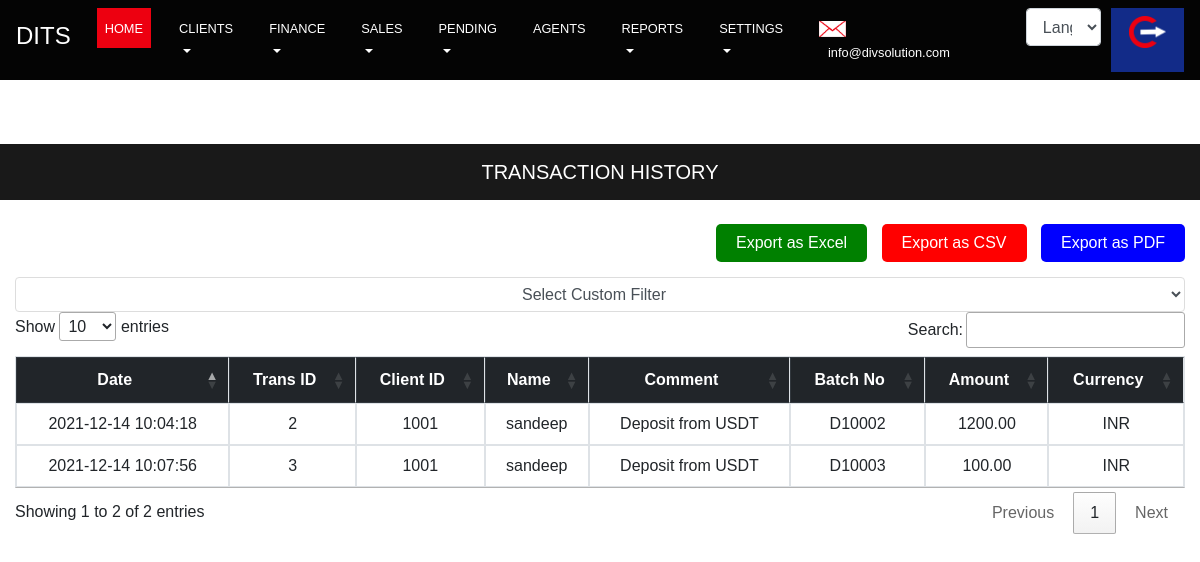
Screenshot of /dashboard/transactionhistory with the database file from the repository.
### dashboard/models.py (models this page shows, shortened)
class Transaction_Method(BaseModel):
    user=models.ForeignKey(User,on_delete=models.CASCADE,null=True,blank=True)
    type=models.CharField(max_length=100)
    comments=models.ForeignKey('dashboard.Comments',on_delete=models.CASCADE,null=True,blank=True)
    amount=models.FloatField()
    currency=models.ForeignKey('dashboard.Addcurrency',on_delete=models.CASCADE,null=True,blank=True)
    batch_number=models.CharField(max_length=100)
    first_deposit_amount = models.FloatField(default=0)
    first_deposit_date = models.DateTimeField(null=True, blank=True)
    class Meta:
        ordering = ('-id',)

class Addcurrency(BaseModel):
    name  = models.CharField(max_length=400)

### dashboard/views.py (the view, shortened to what this page needs)
# urls.py: path('transactionhistory',views.TransactionHistoryTemplateView.as_view(),name='transactionhistory'),
class TransactionHistoryTemplateView(TemplateView):
    template_name = "dashboard/temp/crm_transaction_history.html"
    def get_context_data(self, *args, **kwargs):
        context = super(TransactionHistoryTemplateView, self).get_context_data(**kwargs)
        qs = Transaction_Method.objects.all()
        wallet = WalletFinance.objects.all()
        year_val = ''
        month_val = ''
        date_val = ''
        currency = ''
        temp_list = []
        if not self.request.GET.get('added_on'):
            for i in qs:
                inner_dict = {}
                date_split = str(i.added_on).split(' ')[0]
                time_split = str(i.added_on).split(' ')[1]
                hour_val = time_split.split(':')[0]
                minute_val = time_split.split(':')[1]
                sec_val = time_split.split(':')[2]
                seconds_val = sec_val.split('.')[0]
                year_val = date_split.split('-')[0]
                month_val = date_split.split('-')[1]
                date_val = date_split.split('-')[2]
                try:
                    comment = i.comments.name
                except:
                    comment = ''
                try:
                    currency = i.currency.name
                except:
                    currency = ''
                if i.type == '2':
                    comment = f"Withdraw from {comment}"
                elif i.type == '1':
                    comment = f"Deposit from {comment}"
                temp_list.append((f'{year_val}{month_val}{date_val}{i.id}', {'added_on_val':str(year_val)+'-'+str(month_val)+'-'+str(date_val)+' '+str(hour_val)+':'+str(minute_val)+':'+str(seconds_val),
                'id':i.id, 'client_id':i.user.register.client_id, 'name':i.user,
                'comments':comment,'batch_number':i.batch_number,'amount':round(i.amount,2),'currency':currency}))
        else:
            pass
        Transaction_list = [{t[0]: t[1]} for t in sorted(temp_list, key=lambda x: x[0])]
        context['deposit_history'] = Transaction_list
        return context

### common/models.py (called while the page is built)
    def get_queryset(self):
        return SoftDeletionQuerySet(self.model).filter(object_status=ObjectStatusChoices.ACTIVE)

### sport/custom_processors.py (called while the page is built, shortened)
def custom_date_filter(request):
    user=None
    document = None
    wallet=None
    dob_year = None
    dob_month = None
    dob_date = None
    year_val = None
    month_val = None
    date_val = None
    try:
        user_id = request.GET.get('u_id')
    except:
        pass
    if user_id:
        user = Register.objects.get(user=user_id)
        document = Uploaddocument.objects.filter(user=user_id)
        wallet = UserWallet.objects.get(user=user_id)
    return {
        'custom_date_choice': CustomDateFilter.CHOICES,
        'document':document,
        'wallet':wallet,
        'dob_year':dob_year,
        'dob_month':dob_month,
        'dob_date':dob_date,
        'added_on_year_val': year_val,
        'added_on_month_val': month_val,
        'added_on_date_val': date_val,
        }

def ib_wallet(request):
    url = 'http://ib-portal.hnxinluan.cn/api/v1/ib_users'
    req = requests.get(url)
    req_json = req.json()
    ib_id = 0
    ib_user = ''
    detail_api = f'http://ib-portal.hnxinluan.cn/api/v1/get_commission/{ib_id}'
    req = requests.get(detail_api)
    req_json = req.json()
    if req_json['commission']:
        wallet = req_json['commission'][0]['wallet']
        if not wallet:
            wallet = 0.00
    else:
        wallet = 0.00
    return {
        'ib_wallet': wallet,
        'ib_user':ib_user,
    }

### templates/dashboard/temp/crm_transaction_history.html (shortened to what this page needs)
{% extends 'dashboard/temp/crm_index.html' %}
{% load i18n %}
{%load static%}
{% block content %}
<div class="mt-5">
    <div class="row py-2" style="background-color:#191919;">
        <div class="col-lg-12 col-md-12">
            <h5 class="text-uppercase f1 text-center text-white pt-2">{% trans "Transaction History" %}</h5>
        </div>
    </div>
    <br>
    <div style="float:right;margin-bottom:15px;">
        <button class="exportFile" id="excel" value="excel" style="background-color:green; color:white; border:none; border-radius:5px; padding:7px 20px;">Export as
            Excel</button>
        <button class="exportFile" id="csv" value="csv" style="background-color:red; color:white; border:none; border-radius:5px; padding:7px 20px;margin-left:10px;">Export
            as CSV</button>
        <button class="exportFile" id="pdf" value="pdf" style="background-color:blue; color:white; border:none; border-radius:5px; padding:7px 20px;margin-left:10px;">Export
            as PDF</button>
    </div>
    {% include 'dashboard/temp/customfilter.html' %}
    <table class="table table-bordered table-sm" id="table_id">
        <thead class="thead-dark">
            <tr>
                <th class="text-center border-right th-sm f1">{% trans "Date " %} </th>
                <th class="text-center border-right th-sm f1">{% trans "Trans ID" %} </th>
                <th class="text-center th-sm border-right f1">{% trans "Client ID " %} </th>
                <th class="text-center border-right th-sm f1">{% trans "Name " %} </th>
                <th class="text-center border-right th-sm f1">{% trans "Comment " %} </th>
                <th class="text-center border-right th-sm f1">{% trans "Batch No" %} </th>
                <th class="text-center border-right th-sm f1">{% trans "Amount" %} </th>
                <th class="text-center border-right th-sm f1">{% trans "Currency " %}</th>
            </tr>
        </thead>
        <tbody>
            {% for i in deposit_history %}
                {% for key, value in i.items %}
                <tr class="text-center">
                    {% for k, v in value.items %}
                        <td>{% if k == "amount" %}
                                {{ v|floatformat:2 }}
                            {% else %}
                                {{v}}
                            {% endif %}
                        </td>
                    {% endfor %}
                </tr>
                {% endfor %}
            {% endfor %}
        </tbody>
    </table>
</div>
<link rel="stylesheet" href="https://cdn.datatables.net/1.10.24/css/jquery.dataTables.min.css">
<link rel="stylesheet" href="https://cdn.datatables.net/datetime/1.0.3/css/dataTables.dateTime.min.css">
<link rel="stylesheet" type="text/css" href="https://cdn.datatables.net/1.10.24/css/jquery.dataTables.css">
{% endblock %}

### templates/dashboard/temp/crm_index.html (style rules this page uses)
* { font-family: 'Lucida Sans', 'Lucida Sans Regular', 'Lucida Grande', 'Lucida Sans Unicode', Geneva, Verdana, sans-serif; }
.border-right { border-right: 1px solid white }

### rows the page displays
Transaction_Method: value "D10002"
Addcurrency: value "INR" "INR"
Transaction_Method: value "D10003"

### other values shown
{{ v }} "2021-12-14 10:04:18" "2" "1001"
{{ v }} "sandeep" "Deposit from USDT" "2021-12-14 10:07:56" "3" "1001"
{{ v|floatformat:2 }} "1200.00" "100.00"
{{ v }} "sandeep" "Deposit from USDT"
